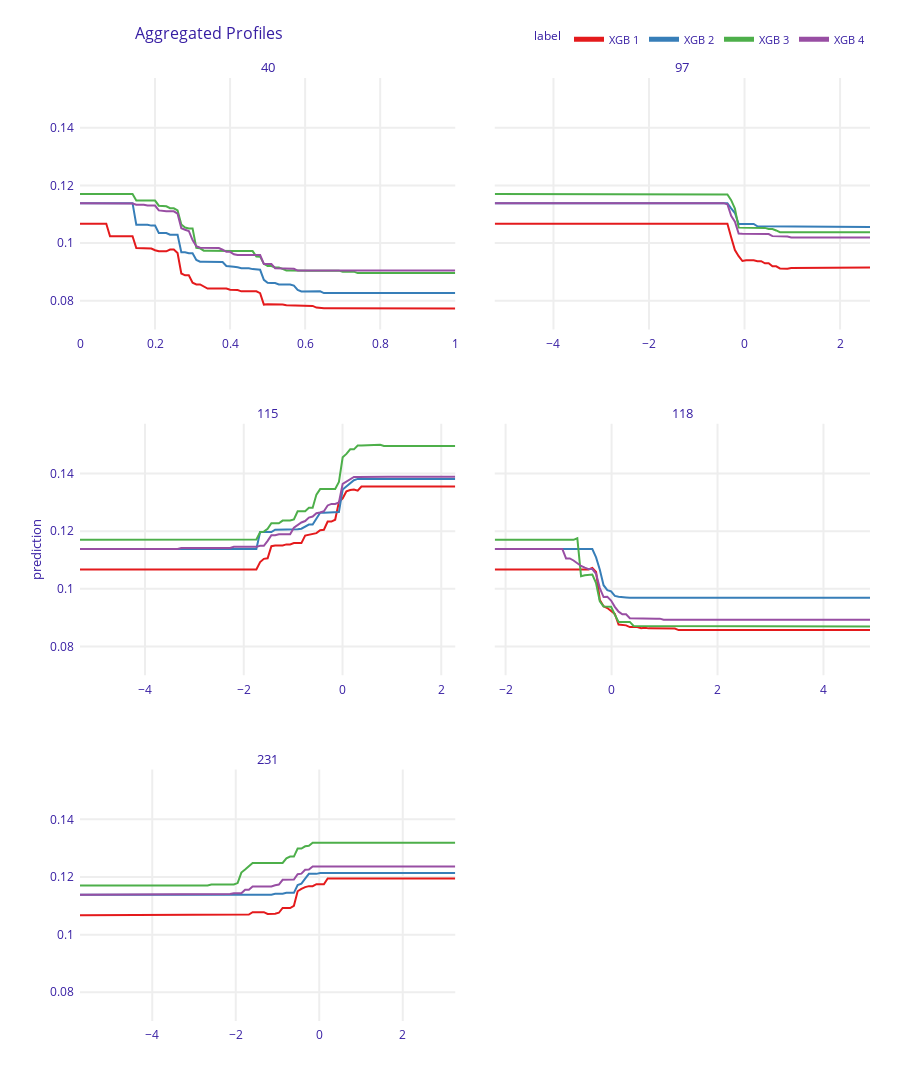

Notebook code cell kept with this figure:
### Code cell
#al_xgb_1.plot([al_xgb_2, al_xgb_3, al_xgb_4, al_xgb_5])
al_xgb_1.plot([al_xgb_2, al_xgb_3, al_xgb_4])
